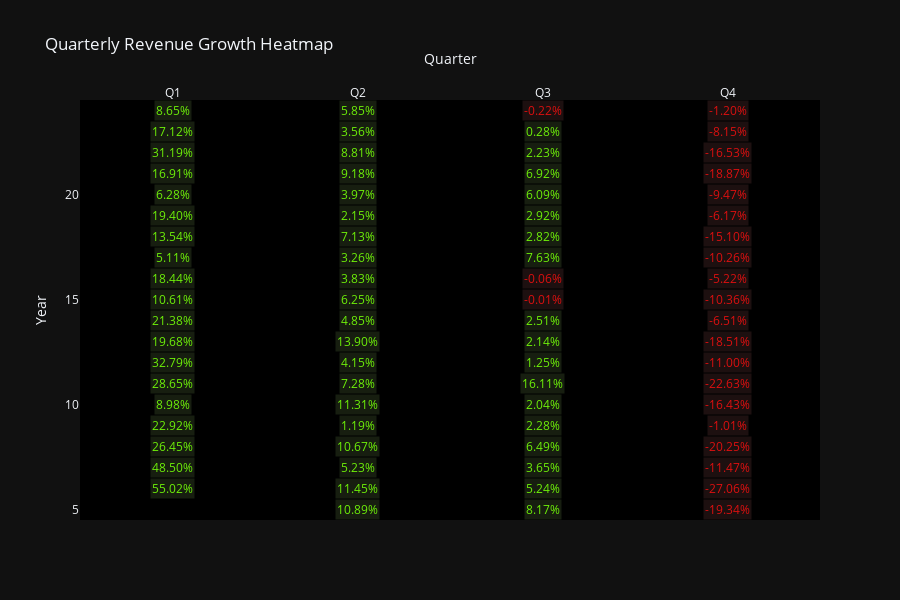

The notebook cell saved with this chart:
### Markdown cell above
HEATMAP

### Code cell
import pandas as pd
import plotly.graph_objects as go

# Load your Excel
df = pd.read_excel("Infosys_Sorted_Quarterly_Data.xlsx")  # Replace with your filename

# Standardize Quarter to datetime format
quarter_map = {"Mar": "Q4", "Jun": "Q1", "Sep": "Q2", "Dec": "Q3"}
df["Year"] = df["Quarterly Results of Infosys(in Rs. Cr.)"].str.extract(r'(\d{2,4})').astype(int)
df["Qtr"] = df["Quarterly Results of Infosys(in Rs. Cr.)"].str[:3].map(quarter_map)
df["Quarter_Formatted"] = "Q" + df["Qtr"].str[-1] + "-" + df["Year"].astype(str)

# Sort by time
df = df.sort_values(by=["Year", "Qtr"]).reset_index(drop=True)

# Calculate growth %
df["Growth"] = df["Total Revenue"].pct_change() * 100

# Pivot for heatmap: rows = years, columns = quarters
df["Q"] = df["Qtr"]
df["Y"] = df["Year"]
pivot = df.pivot(index="Y", columns="Q", values="Growth")

# Define color/text
def get_color(val):
    if pd.isna(val): return "black"
    return "#171E10" if val >= 0 else "#1D1010"

def get_text_color(val):
    if pd.isna(val): return "white"
    return "#6EF009" if val >= 0 else "#DB1010"

colors = pivot.applymap(get_color)
text_colors = pivot.applymap(get_text_color)
text_vals = pivot.applymap(lambda x: f"{x:.2f}%" if pd.notna(x) else "")

# Build heatmap
fig = go.Figure(data=go.Heatmap(
    z=[[1]*len(pivot.columns)]*len(pivot.index),  # dummy values
    x=pivot.columns,
    y=pivot.index,
    text=text_vals.values,
    hoverinfo="text",
    texttemplate="%{text}",
    showscale=False,
    colorscale=[[0, "#000000"], [1, "#000000"]],
    zmin=0, zmax=1,
))

# Add custom cell colors/text colors
for i, year in enumerate(pivot.index):
    for j, quarter in enumerate(pivot.columns):
        fig.add_annotation(
            text=text_vals.loc[year, quarter],
            x=quarter,
            y=year,
            font=dict(color=text_colors.loc[year, quarter]),
            showarrow=False,
            bgcolor=colors.loc[year, quarter],
            xref="x1",
            yref="y1",
        )

fig.update_layout(
    title="Quarterly Revenue Growth Heatmap",
    xaxis_title="Quarter",
    yaxis_title="Year",
    xaxis=dict(side="top"),
    template="plotly_dark",
    height=600,
)

fig.show()

### Figure 1 — Plotly figure (JSON) as saved in the notebook; plotly's stock layout.template omitted (floating-point values rounded to 4 significant figures)
{"data": [{"colorscale": [[0, "#000000"], [1, "#000000"]], "hoverinfo": "text", "showscale": false, "text": [["", "10.89%", "8.17%", "-19.34%"], ["55.02%", "11.45%", "5.24%", "-27.06%"], ["48.50%", "5.23%", "3.65%", "-11.47%"], ["26.45%", "10.67%", "6.49%", "-20.25%"], ["22.92%", "1.19%", "2.28%", "-1.01%"], ["8.98%", "11.31%", "2.04%", "-16.43%"], ["28.65%", "7.28%", "16.11%", "-22.63%"], ["32.79%", "4.15%", "1.25%", "-11.00%"], ["19.68%", "13.90%", "2.14%", "-18.51%"], ["21.38%", "4.85%", "2.51%", "-6.51%"], ["10.61%", "6.25%", "-0.01%", "-10.36%"], ["18.44%", "3.83%", "-0.06%", "-5.22%"], ["5.11%", "3.26%", "7.63%", "-10.26%"], ["13.54%", "7.13%", "2.82%", "-15.10%"], ["19.40%", "2.15%", "2.92%", "-6.17%"], ["6.28%", "3.97%", "6.09%", "-9.47%"], ["16.91%", "9.18%", "6.92%", "-18.87%"], ["31.19%", "8.81%", "2.23%", "-16.53%"], ["17.12%", "3.56%", "0.28%", "-8.15%"], ["8.65%", "5.85%", "-0.22%", "-1.20%"]], "texttemplate": "%{text}", "type": "heatmap", "x": ["Q1", "Q2", "Q3", "Q4"], "y": [5, 6, 7, 8, 9, 10, 11, 12, 13, 14, 15, 16, 17, 18, 19, 20, 21, 22, 23, 24], "z": [[1, 1, 1, 1], [1, 1, 1, 1], [1, 1, 1, 1], [1, 1, 1, 1], [1, 1, 1, 1], [1, 1, 1, 1], [1, 1, 1, 1], [1, 1, 1, 1], [1, 1, 1, 1], [1, 1, 1, 1], [1, 1, 1, 1], [1, 1, 1, 1], [1, 1, 1, 1], [1, 1, 1, 1], [1, 1, 1, 1], [1, 1, 1, 1], [1, 1, 1, 1], [1, 1, 1, 1], [1, 1, 1, 1], [1, 1, 1, 1]], "zmax": 1, "zmin": 0}], "layout": {"annotations": [{"bgcolor": "black", "font": {"color": "white"}, "showarrow": false, "text": "", "x": "Q1", "xref": "x", "y": 5, "yref": "y"}, {"bgcolor": "#171E10", "font": {"color": "#6EF009"}, "showarrow": false, "text": "10.89%", "x": "Q2", "xref": "x", "y": 5, "yref": "y"}, {"bgcolor": "#171E10", "font": {"color": "#6EF009"}, "showarrow": false, "text": "8.17%", "x": "Q3", "xref": "x", "y": 5, "yref": "y"}, {"bgcolor": "#1D1010", "font": {"color": "#DB1010"}, "showarrow": false, "text": "-19.34%", "x": "Q4", "xref": "x", "y": 5, "yref": "y"}, {"bgcolor": "#171E10", "font": {"color": "#6EF009"}, "showarrow": false, "text": "55.02%", "x": "Q1", "xref": "x", "y": 6, "yref": "y"}, {"bgcolor": "#171E10", "font": {"color": "#6EF009"}, "showarrow": false, "text": "11.45%", "x": "Q2", "xref": "x", "y": 6, "yref": "y"}, {"bgcolor": "#171E10", "font": {"color": "#6EF009"}, "showarrow": false, "text": "5.24%", "x": "Q3", "xref": "x", "y": 6, "yref": "y"}, {"bgcolor": "#1D1010", "font": {"color": "#DB1010"}, "showarrow": false, "text": "-27.06%", "x": "Q4", "xref": "x", "y": 6, "yref": "y"}, {"bgcolor": "#171E10", "font": {"color": "#6EF009"}, "showarrow": false, "text": "48.50%", "x": "Q1", "xref": "x", "y": 7, "yref": "y"}, {"bgcolor": "#171E10", "font": {"color": "#6EF009"}, "showarrow": false, "text": "5.23%", "x": "Q2", "xref": "x", "y": 7, "yref": "y"}, {"bgcolor": "#171E10", "font": {"color": "#6EF009"}, "showarrow": false, "text": "3.65%", "x": "Q3", "xref": "x", "y": 7, "yref": "y"}, {"bgcolor": "#1D1010", "font": {"color": "#DB1010"}, "showarrow": false, "text": "-11.47%", "x": "Q4", "xref": "x", "y": 7, "yref": "y"}, {"bgcolor": "#171E10", "font": {"color": "#6EF009"}, "showarrow": false, "text": "26.45%", "x": "Q1", "xref": "x", "y": 8, "yref": "y"}, {"bgcolor": "#171E10", "font": {"color": "#6EF009"}, "showarrow": false, "text": "10.67%", "x": "Q2", "xref": "x", "y": 8, "yref": "y"}, {"bgcolor": "#171E10", "font": {"color": "#6EF009"}, "showarrow": false, "text": "6.49%", "x": "Q3", "xref": "x", "y": 8, "yref": "y"}, {"bgcolor": "#1D1010", "font": {"color": "#DB1010"}, "showarrow": false, "text": "-20.25%", "x": "Q4", "xref": "x", "y": 8, "yref": "y"}, {"bgcolor": "#171E10", "font": {"color": "#6EF009"}, "showarrow": false, "text": "22.92%", "x": "Q1", "xref": "x", "y": 9, "yref": "y"}, {"bgcolor": "#171E10", "font": {"color": "#6EF009"}, "showarrow": false, "text": "1.19%", "x": "Q2", "xref": "x", "y": 9, "yref": "y"}, {"bgcolor": "#171E10", "font": {"color": "#6EF009"}, "showarrow": false, "text": "2.28%", "x": "Q3", "xref": "x", "y": 9, "yref": "y"}, {"bgcolor": "#1D1010", "font": {"color": "#DB1010"}, "showarrow": false, "text": "-1.01%", "x": "Q4", "xref": "x", "y": 9, "yref": "y"}, {"bgcolor": "#171E10", "font": {"color": "#6EF009"}, "showarrow": false, "text": "8.98%", "x": "Q1", "xref": "x", "y": 10, "yref": "y"}, {"bgcolor": "#171E10", "font": {"color": "#6EF009"}, "showarrow": false, "text": "11.31%", "x": "Q2", "xref": "x", "y": 10, "yref": "y"}, {"bgcolor": "#171E10", "font": {"color": "#6EF009"}, "showarrow": false, "text": "2.04%", "x": "Q3", "xref": "x", "y": 10, "yref": "y"}, {"bgcolor": "#1D1010", "font": {"color": "#DB1010"}, "showarrow": false, "text": "-16.43%", "x": "Q4", "xref": "x", "y": 10, "yref": "y"}, {"bgcolor": "#171E10", "font": {"color": "#6EF009"}, "showarrow": false, "text": "28.65%", "x": "Q1", "xref": "x", "y": 11, "yref": "y"}, {"bgcolor": "#171E10", "font": {"color": "#6EF009"}, "showarrow": false, "text": "7.28%", "x": "Q2", "xref": "x", "y": 11, "yref": "y"}, {"bgcolor": "#171E10", "font": {"color": "#6EF009"}, "showarrow": false, "text": "16.11%", "x": "Q3", "xref": "x", "y": 11, "yref": "y"}, {"bgcolor": "#1D1010", "font": {"color": "#DB1010"}, "showarrow": false, "text": "-22.63%", "x": "Q4", "xref": "x", "y": 11, "yref": "y"}, {"bgcolor": "#171E10", "font": {"color": "#6EF009"}, "showarrow": false, "text": "32.79%", "x": "Q1", "xref": "x", "y": 12, "yref": "y"}, {"bgcolor": "#171E10", "font": {"color": "#6EF009"}, "showarrow": false, "text": "4.15%", "x": "Q2", "xref": "x", "y": 12, "yref": "y"}, {"bgcolor": "#171E10", "font": {"color": "#6EF009"}, "showarrow": false, "text": "1.25%", "x": "Q3", "xref": "x", "y": 12, "yref": "y"}, {"bgcolor": "#1D1010", "font": {"color": "#DB1010"}, "showarrow": false, "text": "-11.00%", "x": "Q4", "xref": "x", "y": 12, "yref": "y"}, {"bgcolor": "#171E10", "font": {"color": "#6EF009"}, "showarrow": false, "text": "19.68%", "x": "Q1", "xref": "x", "y": 13, "yref": "y"}, {"bgcolor": "#171E10", "font": {"color": "#6EF009"}, "showarrow": false, "text": "13.90%", "x": "Q2", "xref": "x", "y": 13, "yref": "y"}, {"bgcolor": "#171E10", "font": {"color": "#6EF009"}, "showarrow": false, "text": "2.14%", "x": "Q3", "xref": "x", "y": 13, "yref": "y"}, {"bgcolor": "#1D1010", "font": {"color": "#DB1010"}, "showarrow": false, "text": "-18.51%", "x": "Q4", "xref": "x", "y": 13, "yref": "y"}, {"bgcolor": "#171E10", "font": {"color": "#6EF009"}, "showarrow": false, "text": "21.38%", "x": "Q1", "xref": "x", "y": 14, "yref": "y"}, {"bgcolor": "#171E10", "font": {"color": "#6EF009"}, "showarrow": false, "text": "4.85%", "x": "Q2", "xref": "x", "y": 14, "yref": "y"}, {"bgcolor": "#171E10", "font": {"color": "#6EF009"}, "showarrow": false, "text": "2.51%", "x": "Q3", "xref": "x", "y": 14, "yref": "y"}, {"bgcolor": "#1D1010", "font": {"color": "#DB1010"}, "showarrow": false, "text": "-6.51%", "x": "Q4", "xref": "x", "y": 14, "yref": "y"}, {"bgcolor": "#171E10", "font": {"color": "#6EF009"}, "showarrow": false, "text": "10.61%", "x": "Q1", "xref": "x", "y": 15, "yref": "y"}, {"bgcolor": "#171E10", "font": {"color": "#6EF009"}, "showarrow": false, "text": "6.25%", "x": "Q2", "xref": "x", "y": 15, "yref": "y"}, {"bgcolor": "#1D1010", "font": {"color": "#DB1010"}, "showarrow": false, "text": "-0.01%", "x": "Q3", "xref": "x", "y": 15, "yref": "y"}, {"bgcolor": "#1D1010", "font": {"color": "#DB1010"}, "showarrow": false, "text": "-10.36%", "x": "Q4", "xref": "x", "y": 15, "yref": "y"}, {"bgcolor": "#171E10", "font": {"color": "#6EF009"}, "showarrow": false, "text": "18.44%", "x": "Q1", "xref": "x", "y": 16, "yref": "y"}, {"bgcolor": "#171E10", "font": {"color": "#6EF009"}, "showarrow": false, "text": "3.83%", "x": "Q2", "xref": "x", "y": 16, "yref": "y"}, {"bgcolor": "#1D1010", "font": {"color": "#DB1010"}, "showarrow": false, "text": "-0.06%", "x": "Q3", "xref": "x", "y": 16, "yref": "y"}, {"bgcolor": "#1D1010", "font": {"color": "#DB1010"}, "showarrow": false, "text": "-5.22%", "x": "Q4", "xref": "x", "y": 16, "yref": "y"}, {"bgcolor": "#171E10", "font": {"color": "#6EF009"}, "showarrow": false, "text": "5.11%", "x": "Q1", "xref": "x", "y": 17, "yref": "y"}, {"bgcolor": "#171E10", "font": {"color": "#6EF009"}, "showarrow": false, "text": "3.26%", "x": "Q2", "xref": "x", "y": 17, "yref": "y"}, {"bgcolor": "#171E10", "font": {"color": "#6EF009"}, "showarrow": false, "text": "7.63%", "x": "Q3", "xref": "x", "y": 17, "yref": "y"}, {"bgcolor": "#1D1010", "font": {"color": "#DB1010"}, "showarrow": false, "text": "-10.26%", "x": "Q4", "xref": "x", "y": 17, "yref": "y"}, {"bgcolor": "#171E10", "font": {"color": "#6EF009"}, "showarrow": false, "text": "13.54%", "x": "Q1", "xref": "x", "y": 18, "yref": "y"}, {"bgcolor": "#171E10", "font": {"color": "#6EF009"}, "showarrow": false, "text": "7.13%", "x": "Q2", "xref": "x", "y": 18, "yref": "y"}, {"bgcolor": "#171E10", "font": {"color": "#6EF009"}, "showarrow": false, "text": "2.82%", "x": "Q3", "xref": "x", "y": 18, "yref": "y"}, {"bgcolor": "#1D1010", "font": {"color": "#DB1010"}, "showarrow": false, "text": "-15.10%", "x": "Q4", "xref": "x", "y": 18, "yref": "y"}, {"bgcolor": "#171E10", "font": {"color": "#6EF009"}, "showarrow": false, "text": "19.40%", "x": "Q1", "xref": "x", "y": 19, "yref": "y"}, {"bgcolor": "#171E10", "font": {"color": "#6EF009"}, "showarrow": false, "text": "2.15%", "x": "Q2", "xref": "x", "y": 19, "yref": "y"}, {"bgcolor": "#171E10", "font": {"color": "#6EF009"}, "showarrow": false, "text": "2.92%", "x": "Q3", "xref": "x", "y": 19, "yref": "y"}, {"bgcolor": "#1D1010", "font": {"color": "#DB1010"}, "showarrow": false, "text": "-6.17%", "x": "Q4", "xref": "x", "y": 19, "yref": "y"}, {"bgcolor": "#171E10", "font": {"color": "#6EF009"}, "showarrow": false, "text": "6.28%", "x": "Q1", "xref": "x", "y": 20, "yref": "y"}, {"bgcolor": "#171E10", "font": {"color": "#6EF009"}, "showarrow": false, "text": "3.97%", "x": "Q2", "xref": "x", "y": 20, "yref": "y"}, {"bgcolor": "#171E10", "font": {"color": "#6EF009"}, "showarrow": false, "text": "6.09%", "x": "Q3", "xref": "x", "y": 20, "yref": "y"}, {"bgcolor": "#1D1010", "font": {"color": "#DB1010"}, "showarrow": false, "text": "-9.47%", "x": "Q4", "xref": "x", "y": 20, "yref": "y"}, {"bgcolor": "#171E10", "font": {"color": "#6EF009"}, "showarrow": false, "text": "16.91%", "x": "Q1", "xref": "x", "y": 21, "yref": "y"}, {"bgcolor": "#171E10", "font": {"color": "#6EF009"}, "showarrow": false, "text": "9.18%", "x": "Q2", "xref": "x", "y": 21, "yref": "y"}, {"bgcolor": "#171E10", "font": {"color": "#6EF009"}, "showarrow": false, "text": "6.92%", "x": "Q3", "xref": "x", "y": 21, "yref": "y"}, {"bgcolor": "#1D1010", "font": {"color": "#DB1010"}, "showarrow": false, "text": "-18.87%", "x": "Q4", "xref": "x", "y": 21, "yref": "y"}, {"bgcolor": "#171E10", "font": {"color": "#6EF009"}, "showarrow": false, "text": "31.19%", "x": "Q1", "xref": "x", "y": 22, "yref": "y"}, {"bgcolor": "#171E10", "font": {"color": "#6EF009"}, "showarrow": false, "text": "8.81%", "x": "Q2", "xref": "x", "y": 22, "yref": "y"}, {"bgcolor": "#171E10", "font": {"color": "#6EF009"}, "showarrow": false, "text": "2.23%", "x": "Q3", "xref": "x", "y": 22, "yref": "y"}, {"bgcolor": "#1D1010", "font": {"color": "#DB1010"}, "showarrow": false, "text": "-16.53%", "x": "Q4", "xref": "x", "y": 22, "yref": "y"}, {"bgcolor": "#171E10", "font": {"color": "#6EF009"}, "showarrow": false, "text": "17.12%", "x": "Q1", "xref": "x", "y": 23, "yref": "y"}, {"bgcolor": "#171E10", "font": {"color": "#6EF009"}, "showarrow": false, "text": "3.56%", "x": "Q2", "xref": "x", "y": 23, "yref": "y"}, {"bgcolor": "#171E10", "font": {"color": "#6EF009"}, "showarrow": false, "text": "0.28%", "x": "Q3", "xref": "x", "y": 23, "yref": "y"}, {"bgcolor": "#1D1010", "font": {"color": "#DB1010"}, "showarrow": false, "text": "-8.15%", "x": "Q4", "xref": "x", "y": 23, "yref": "y"}, {"bgcolor": "#171E10", "font": {"color": "#6EF009"}, "showarrow": false, "text": "8.65%", "x": "Q1", "xref": "x", "y": 24, "yref": "y"}, {"bgcolor": "#171E10", "font": {"color": "#6EF009"}, "showarrow": false, "text": "5.85%", "x": "Q2", "xref": "x", "y": 24, "yref": "y"}, {"bgcolor": "#1D1010", "font": {"color": "#DB1010"}, "showarrow": false, "text": "-0.22%", "x": "Q3", "xref": "x", "y": 24, "yref": "y"}, {"bgcolor": "#1D1010", "font": {"color": "#DB1010"}, "showarrow": false, "text": "-1.20%", "x": "Q4", "xref": "x", "y": 24, "yref": "y"}], "height": 600, "title": {"text": "Quarterly Revenue Growth Heatmap"}, "xaxis": {"side": "top", "title": {"text": "Quarter"}}, "yaxis": {"title": {"text": "Year"}}}}
